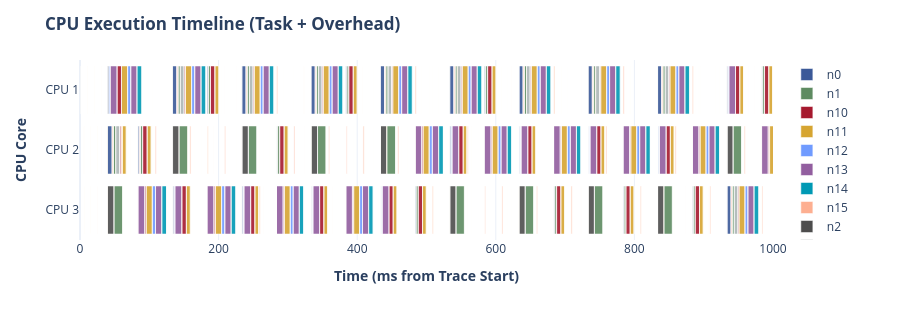
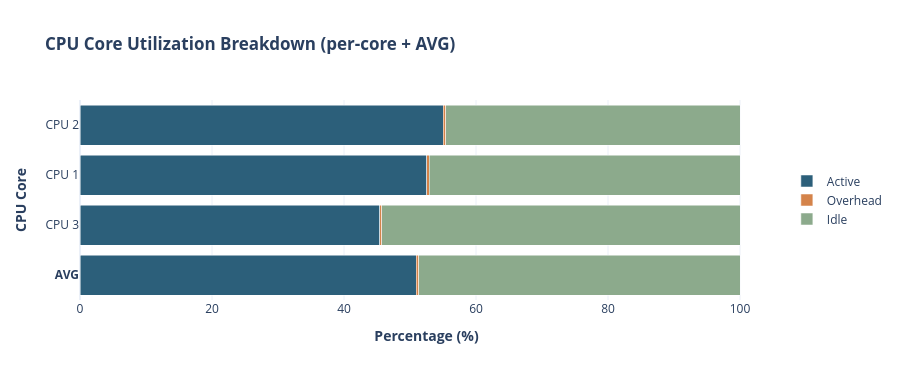

The notebook cell saved with these charts, in order:
### Code cell
# feedback_u30_m1_ms05_s20277872_144953_preempt.csv
# feedback_u30_m1_ms05_s20277872_144953_timeline.csv
# feedback_u30_m2_ms05_s20581484_145009_preempt.csv
# feedback_u30_m2_ms05_s20581484_145009_timeline.csv
# feedback_u30_m3_ms05_s20579977_145025_preempt.csv
# feedback_u30_m3_ms05_s20579977_145025_timeline.csv
# feedback_u50_m1_ms05_s20284954_145041_preempt.csv
# feedback_u50_m1_ms05_s20284954_145041_timeline.csv
# feedback_u50_m2_ms05_s21235484_145057_preempt.csv
# feedback_u50_m2_ms05_s21235484_145057_timeline.csv
# feedback_u70_m1_ms05_s20512128_145114_preempt.csv
# feedback_u70_m1_ms05_s20512128_145114_timeline.csv
# feedback_u90_m1_ms05_s21254923_145130_preempt.csv
# feedback_u90_m1_ms05_s21254923_145130_timeline.csv
# fork_u30_m1_ms05_s20518563_145147_preempt.csv
# fork_u30_m1_ms05_s20518563_145147_timeline.csv
# fork_u30_m2_ms05_s20516860_145202_preempt.csv
# fork_u30_m2_ms05_s20516860_145202_timeline.csv
# fork_u30_m3_ms05_s20820517_145218_preempt.csv
# fork_u30_m3_ms05_s20820517_145218_timeline.csv
# fork_u50_m3_ms05_s20870345_145233_preempt.csv
# fork_u50_m3_ms05_s20870345_145233_timeline.csv
# fork_u70_m1_ms05_s20801687_145249_preempt.csv
# fork_u70_m1_ms05_s20801687_145249_timeline.csv
# fork_u90_m1_ms05_s21058989_145305_preempt.csv
# fork_u90_m1_ms05_s21058989_145305_timeline.csv
# join_u30_m1_ms05_s20931847_145321_preempt.csv
# join_u30_m1_ms05_s20931847_145321_timeline.csv
# join_u30_m2_ms05_s21235524_145337_preempt.csv
# join_u30_m2_ms05_s21235524_145337_timeline.csv
# join_u30_m3_ms05_s30865459_145353_preempt.csv
# join_u30_m3_ms05_s30865459_145353_timeline.csv
# join_u50_m1_ms05_s20454978_145409_preempt.csv
# join_u50_m1_ms05_s20454978_145409_timeline.csv
# join_u50_m2_ms05_s20456264_145425_preempt.csv
# join_u50_m2_ms05_s20456264_145425_timeline.csv
# join_u50_m3_ms07_s31064752_145441_preempt.csv
# join_u50_m3_ms07_s31064752_145441_timeline.csv
# multihop_u30_m2_ms04_s21084021_145457_preempt.csv
# multihop_u30_m2_ms04_s21084021_145457_timeline.csv
# multihop_u30_m2_ms05_s21083838_145513_preempt.csv
# multihop_u30_m2_ms05_s21083838_145513_timeline.csv
# multihop_u30_m2_ms05_s21083869_145530_preempt.csv
# multihop_u30_m2_ms05_s21083869_145530_timeline.csv
# multihop_u50_m2_ms04_s21125652_145546_preempt.csv
# multihop_u50_m2_ms04_s21125652_145546_timeline.csv
# multihop_u90_m1_ms04_s20541899_145602_preempt.csv
# multihop_u90_m1_ms04_s20541899_145602_timeline.csv
# multihop_u90_m1_ms07_s20542115_145618_preempt.csv
# multihop_u90_m1_ms07_s20542115_145618_timeline.csv
# multihop_u90_m2_ms07_s20912328_145635_preempt.csv
# multihop_u90_m2_ms07_s20912328_145635_timeline.csv
fig_gantt_FINS = generate_execution_gantt(
    preempt_csv = "result/join_u50_m3_ms07_s31064752_145441_preempt.csv",
    timeline_csv = "result/join_u50_m3_ms07_s31064752_145441_timeline.csv",
    zoom_window_ms=[0, 1000])

fig_util_FINS = analyze_cpu_utilization(
    preempt_csv = "result/join_u50_m3_ms07_s31064752_145441_preempt.csv",
    timeline_csv = "result/join_u50_m3_ms07_s31064752_145441_timeline.csv",
    analysis_window_ms=[50, 5000])

fig_gantt_FINS.show()
fig_util_FINS.show()

### Figure 1 — Plotly figure (JSON) as saved in the notebook; plotly's stock layout.template omitted (floating-point values rounded to 4 significant figures; data arrays with more than 128 entries replaced by an {"elided": "..."} marker saying what was removed)
{"data": [{"base": [133.5, 233.6, 333.4, 433.5, 533.5, 633.4, 733.3, 833.4, 1034.0, 1134.0, 1333.0, 1433.0, 1534.0, 1633.0, 1733.0, 1833.0, 1933.0, 2033.0, 2133.0, 2333.0, 2633.0, 2833.0, 2933.0, 3033.0, 3133.0, 3233.0, 3433.0, 3533.0, 3633.0, 3833.0, 3933.0, 4133.0, 4333.0, 4433.0, 4533.0, 4733.0, 4833.0, 4933.0, 5033.0, 5133.0, 5234.0, 5334.0, 5433.0, 5533.0, 5633.0, 5733.0, 5833.0, 6033.0, 6133.0, 6233.0, 6333.0, 6533.0, 6633.0, 6733.0, 6934.0, 7033.0, 7133.0, 7233.0, 7333.0, 7433.0, 7533.0, 7633.0, 7733.0, 7933.0, 8034.0, 8133.0, 8233.0, 8433.0, 8533.0, 8633.0, 8733.0, 9034.0, 9133.0, 9334.0, 9533.0, 9634.0, 9733.0, 9934.0, 39.36, 2533.0, 2733.0, 4033.0, 5933.0, 6834.0, 7834.0, 8333.0, 9233.0, 9433.0, 9833.0, 933.4, 1233.0, 2233.0, 2433.0, 3333.0, 3733.0, 4233.0, 4633.0, 6433.0, 8834.0, 8934.0], "customdata": {"elided": "100x5 mixed values"}, "hovertemplate": "algo: %{customdata[0]}<br>tid: %{customdata[4]}<br>start: %{customdata[1]:.3f} ms<br>dura: %{customdata[2]:.3f} ms<br>end: %{customdata[3]:.3f} ms<extra></extra>", "legendgroup": "n0", "marker": {"color": "#3B5998", "opacity": 0.9, "pattern": {"shape": ""}}, "name": "n0", "orientation": "h", "showlegend": true, "textposition": "auto", "x": [6.221, 5.973, 5.964, 5.959, 5.97, 5.971, 5.976, 5.967, 5.968, 5.973, 5.971, 5.972, 5.97, 5.966, 5.98, 5.977, 5.973, 5.971, 5.99, 5.981, 5.974, 5.98, 5.976, 5.978, 5.974, 5.973, 5.978, 5.972, 5.982, 5.977, 5.972, 5.971, 5.972, 5.989, 5.98, 5.971, 5.97, 5.973, 5.971, 5.969, 5.968, 5.975, 5.969, 5.972, 5.969, 5.969, 5.973, 5.971, 5.968, 5.967, 5.978, 5.968, 5.976, 5.971, 5.981, 5.978, 5.98, 5.979, 5.973, 5.971, 5.966, 5.969, 5.975, 5.972, 5.971, 5.97, 5.972, 5.968, 5.987, 5.972, 5.97, 5.971, 5.97, 5.976, 5.971, 5.967, 5.972, 5.977, 6.967, 5.989, 5.975, 5.988, 5.972, 6.323, 5.972, 5.973, 6.285, 5.975, 5.978, 5.976, 5.986, 5.977, 5.979, 5.974, 5.975, 6.001, 5.987, 5.977, 5.975, 5.961], "xaxis": "x", "y": ["CPU 1", "CPU 1", "CPU 1", "CPU 1", "CPU 1", "CPU 1", "CPU 1", "CPU 1", "CPU 1", "CPU 1", "CPU 1", "CPU 1", "CPU 1", "CPU 1", "CPU 1", "CPU 1", "CPU 1", "CPU 1", "CPU 1", "CPU 1", "CPU 1", "CPU 1", "CPU 1", "CPU 1", "CPU 1", "CPU 1", "CPU 1", "CPU 1", "CPU 1", "CPU 1", "CPU 1", "CPU 1", "CPU 1", "CPU 1", "CPU 1", "CPU 1", "CPU 1", "CPU 1", "CPU 1", "CPU 1", "CPU 1", "CPU 1", "CPU 1", "CPU 1", "CPU 1", "CPU 1", "CPU 1", "CPU 1", "CPU 1", "CPU 1", "CPU 1", "CPU 1", "CPU 1", "CPU 1", "CPU 1", "CPU 1", "CPU 1", "CPU 1", "CPU 1", "CPU 1", "CPU 1", "CPU 1", "CPU 1", "CPU 1", "CPU 1", "CPU 1", "CPU 1", "CPU 1", "CPU 1", "CPU 1", "CPU 1", "CPU 1", "CPU 1", "CPU 1", "CPU 1", "CPU 1", "CPU 1", "CPU 1", "CPU 2", "CPU 2", "CPU 2", "CPU 2", "CPU 2", "CPU 2", "CPU 2", "CPU 2", "CPU 2", "CPU 2", "CPU 2", "CPU 3", "CPU 3", "CPU 3", "CPU 3", "CPU 3", "CPU 3", "CPU 3", "CPU 3", "CPU 3", "CPU 3", "CPU 3"], "yaxis": "y", "type": "bar"}, {"base": [2442.0, 4042.0, 142.9, 242.9, 342.8, 442.8, 942.4, 1043.0, 1242.0, 1343.0, 1443.0, 2042.0, 2242.0, 2342.0, 2642.0, 3042.0, 3342.0, 3742.0, 4242.0, 4342.0, 4642.0, 5142.0, 5343.0, 5642.0, 5743.0, 5843.0, 6442.0, 6642.0, 6742.0, 7042.0, 7142.0, 7243.0, 7643.0, 8142.0, 8443.0, 8543.0, 8643.0, 8743.0, 8843.0, 8942.0, 9142.0, 9343.0, 9643.0, 9743.0, 9943.0, 48.96, 542.5, 642.4, 742.3, 842.6, 1143.0, 1543.0, 1642.0, 1743.0, 1843.0, 1942.0, 2142.0, 2542.0, 2742.0, 2842.0, 2942.0, 3142.0, 3242.0, 3442.0, 3543.0, 3642.0, 3842.0, 3943.0, 4142.0, 4442.0, 4542.0, 4742.0, 4843.0, 4942.0, 5042.0, 5243.0, 5442.0, 5542.0, 5942.0, 6042.0, 6142.0, 6242.0, 6342.0, 6543.0, 6843.0, 6943.0, 7342.0, 7443.0, 7542.0, 7743.0, 7843.0, 7942.0, 8043.0, 8242.0, 8342.0, 9043.0, 9242.0, 9442.0, 9543.0, 9843.0], "customdata": {"elided": "100x5 mixed values"}, "hovertemplate": "algo: %{customdata[0]}<br>tid: %{customdata[4]}<br>start: %{customdata[1]:.3f} ms<br>dura: %{customdata[2]:.3f} ms<br>end: %{customdata[3]:.3f} ms<extra></extra>", "legendgroup": "n1", "marker": {"color": "#5E8B61", "opacity": 0.9, "pattern": {"shape": ""}}, "name": "n1", "orientation": "h", "showlegend": true, "textposition": "auto", "x": [12.19, 12.19, 12.49, 12.18, 12.18, 12.48, 12.18, 12.18, 12.48, 12.18, 12.18, 12.21, 12.18, 12.18, 12.18, 12.18, 12.18, 12.18, 12.18, 12.18, 12.19, 12.18, 12.18, 12.18, 12.18, 12.48, 12.18, 12.18, 12.18, 12.2, 12.2, 12.2, 12.18, 12.18, 12.18, 12.48, 12.18, 12.18, 12.18, 12.19, 12.18, 12.18, 12.18, 12.18, 12.18, 12.49, 12.18, 12.18, 12.18, 12.18, 12.19, 12.18, 12.18, 12.18, 12.18, 12.19, 12.18, 12.22, 12.18, 12.18, 12.19, 12.19, 12.18, 12.18, 12.19, 12.19, 12.18, 12.18, 12.18, 12.18, 12.18, 12.18, 12.18, 12.18, 12.18, 12.18, 12.18, 12.18, 12.18, 12.18, 12.18, 12.18, 12.19, 12.18, 12.2, 12.2, 12.18, 12.18, 12.18, 12.18, 12.18, 12.18, 12.18, 12.18, 12.18, 12.18, 12.18, 12.19, 12.18, 12.18], "xaxis": "x", "y": ["CPU 1", "CPU 1", "CPU 2", "CPU 2", "CPU 2", "CPU 2", "CPU 2", "CPU 2", "CPU 2", "CPU 2", "CPU 2", "CPU 2", "CPU 2", "CPU 2", "CPU 2", "CPU 2", "CPU 2", "CPU 2", "CPU 2", "CPU 2", "CPU 2", "CPU 2", "CPU 2", "CPU 2", "CPU 2", "CPU 2", "CPU 2", "CPU 2", "CPU 2", "CPU 2", "CPU 2", "CPU 2", "CPU 2", "CPU 2", "CPU 2", "CPU 2", "CPU 2", "CPU 2", "CPU 2", "CPU 2", "CPU 2", "CPU 2", "CPU 2", "CPU 2", "CPU 2", "CPU 3", "CPU 3", "CPU 3", "CPU 3", "CPU 3", "CPU 3", "CPU 3", "CPU 3", "CPU 3", "CPU 3", "CPU 3", "CPU 3", "CPU 3", "CPU 3", "CPU 3", "CPU 3", "CPU 3", "CPU 3", "CPU 3", "CPU 3", "CPU 3", "CPU 3", "CPU 3", "CPU 3", "CPU 3", "CPU 3", "CPU 3", "CPU 3", "CPU 3", "CPU 3", "CPU 3", "CPU 3", "CPU 3", "CPU 3", "CPU 3", "CPU 3", "CPU 3", "CPU 3", "CPU 3", "CPU 3", "CPU 3", "CPU 3", "CPU 3", "CPU 3", "CPU 3", "CPU 3", "CPU 3", "CPU 3", "CPU 3", "CPU 3", "CPU 3", "CPU 3", "CPU 3", "CPU 3", "CPU 3"], "yaxis": "y", "type": "bar"}, {"base": {"elided": "200 float values"}, "customdata": {"elided": "200x5 mixed values"}, "hovertemplate": "algo: %{customdata[0]}<br>tid: %{customdata[4]}<br>start: %{customdata[1]:.3f} ms<br>dura: %{customdata[2]:.3f} ms<br>end: %{customdata[3]:.3f} ms<extra></extra>", "legendgroup": "n10", "marker": {"color": "#A6192E", "opacity": 0.9, "pattern": {"shape": ""}}, "name": "n10", "orientation": "h", "showlegend": true, "textposition": "auto", "x": {"elided": "200 float values"}, "xaxis": "x", "y": {"elided": "200 str values"}, "yaxis": "y", "type": "bar"}, {"base": {"elided": "200 float values"}, "customdata": {"elided": "200x5 mixed values"}, "hovertemplate": "algo: %{customdata[0]}<br>tid: %{customdata[4]}<br>start: %{customdata[1]:.3f} ms<br>dura: %{customdata[2]:.3f} ms<br>end: %{customdata[3]:.3f} ms<extra></extra>", "legendgroup": "n11", "marker": {"color": "#D6A531", "opacity": 0.9, "pattern": {"shape": ""}}, "name": "n11", "orientation": "h", "showlegend": true, "textposition": "auto", "x": {"elided": "200 float values"}, "xaxis": "x", "y": {"elided": "200 str values"}, "yaxis": "y", "type": "bar"}, {"base": {"elided": "200 float values"}, "customdata": {"elided": "200x5 mixed values"}, "hovertemplate": "algo: %{customdata[0]}<br>tid: %{customdata[4]}<br>start: %{customdata[1]:.3f} ms<br>dura: %{customdata[2]:.3f} ms<br>end: %{customdata[3]:.3f} ms<extra></extra>", "legendgroup": "n12", "marker": {"color": "#709BFF", "opacity": 0.9, "pattern": {"shape": ""}}, "name": "n12", "orientation": "h", "showlegend": true, "textposition": "auto", "x": {"elided": "200 float values"}, "xaxis": "x", "y": {"elided": "200 str values"}, "yaxis": "y", "type": "bar"}, {"base": {"elided": "201 float values"}, "customdata": {"elided": "201x5 mixed values"}, "hovertemplate": "algo: %{customdata[0]}<br>tid: %{customdata[4]}<br>start: %{customdata[1]:.3f} ms<br>dura: %{customdata[2]:.3f} ms<br>end: %{customdata[3]:.3f} ms<extra></extra>", "legendgroup": "n13", "marker": {"color": "#925E9F", "opacity": 0.9, "pattern": {"shape": ""}}, "name": "n13", "orientation": "h", "showlegend": true, "textposition": "auto", "x": {"elided": "201 float values"}, "xaxis": "x", "y": {"elided": "201 str values"}, "yaxis": "y", "type": "bar"}, {"base": {"elided": "202 float values"}, "customdata": {"elided": "202x5 mixed values"}, "hovertemplate": "algo: %{customdata[0]}<br>tid: %{customdata[4]}<br>start: %{customdata[1]:.3f} ms<br>dura: %{customdata[2]:.3f} ms<br>end: %{customdata[3]:.3f} ms<extra></extra>", "legendgroup": "n14", "marker": {"color": "#0099B4", "opacity": 0.9, "pattern": {"shape": ""}}, "name": "n14", "orientation": "h", "showlegend": true, "textposition": "auto", "x": {"elided": "202 float values"}, "xaxis": "x", "y": {"elided": "202 str values"}, "yaxis": "y", "type": "bar"}, {"base": {"elided": "400 float values"}, "customdata": {"elided": "400x5 mixed values"}, "hovertemplate": "algo: %{customdata[0]}<br>tid: %{customdata[4]}<br>start: %{customdata[1]:.3f} ms<br>dura: %{customdata[2]:.3f} ms<br>end: %{customdata[3]:.3f} ms<extra></extra>", "legendgroup": "n15", "marker": {"color": "#FDAF91", "opacity": 0.9, "pattern": {"shape": ""}}, "name": "n15", "orientation": "h", "showlegend": true, "textposition": "auto", "x": {"elided": "400 float values"}, "xaxis": "x", "y": {"elided": "400 str values"}, "yaxis": "y", "type": "bar"}, {"base": [2434.0, 4033.0, 133.5, 233.6, 333.5, 433.5, 933.4, 1034.0, 1233.0, 1334.0, 1434.0, 2033.0, 2233.0, 2333.0, 2633.0, 3033.0, 3333.0, 3733.0, 4233.0, 4333.0, 4633.0, 5133.0, 5334.0, 5633.0, 5734.0, 5833.0, 6433.0, 6633.0, 6733.0, 7034.0, 7134.0, 7233.0, 7634.0, 8133.0, 8434.0, 8533.0, 8634.0, 8733.0, 8834.0, 8934.0, 9133.0, 9334.0, 9634.0, 9734.0, 9934.0, 39.38, 533.6, 633.5, 733.3, 833.5, 1134.0, 1534.0, 1633.0, 1733.0, 1834.0, 1933.0, 2133.0, 2533.0, 2733.0, 2833.0, 2933.0, 3133.0, 3233.0, 3433.0, 3534.0, 3633.0, 3833.0, 3933.0, 4134.0, 4433.0, 4533.0, 4733.0, 4834.0, 4934.0, 5033.0, 5234.0, 5433.0, 5534.0, 5934.0, 6033.0, 6134.0, 6233.0, 6333.0, 6533.0, 6834.0, 6934.0, 7333.0, 7434.0, 7533.0, 7733.0, 7834.0, 7933.0, 8034.0, 8233.0, 8333.0, 9034.0, 9233.0, 9434.0, 9533.0, 9833.0], "customdata": {"elided": "100x5 mixed values"}, "hovertemplate": "algo: %{customdata[0]}<br>tid: %{customdata[4]}<br>start: %{customdata[1]:.3f} ms<br>dura: %{customdata[2]:.3f} ms<br>end: %{customdata[3]:.3f} ms<extra></extra>", "legendgroup": "n2", "marker": {"color": "#4D4D4D", "opacity": 0.9, "pattern": {"shape": ""}}, "name": "n2", "orientation": "h", "showlegend": true, "textposition": "auto", "x": [8.933, 8.943, 9.247, 9.307, 9.262, 8.937, 8.94, 9.251, 8.942, 8.936, 9.269, 8.937, 8.937, 8.94, 8.937, 8.951, 8.938, 8.934, 8.965, 8.937, 8.949, 8.938, 8.935, 8.935, 9.249, 8.935, 8.931, 8.94, 8.938, 8.948, 8.95, 9.255, 8.939, 8.936, 8.923, 8.938, 9.282, 8.937, 9.243, 8.936, 8.937, 8.932, 8.939, 9.28, 8.922, 9.535, 8.934, 8.938, 8.938, 8.944, 8.94, 8.935, 8.935, 9.268, 8.94, 8.94, 8.941, 8.937, 8.964, 8.936, 8.938, 8.937, 8.937, 8.938, 8.941, 8.968, 8.939, 8.939, 8.94, 8.944, 8.936, 8.939, 8.942, 8.936, 8.943, 8.938, 8.936, 8.937, 8.931, 8.939, 8.937, 8.94, 8.937, 8.928, 8.948, 8.951, 8.937, 8.937, 8.939, 8.939, 8.935, 8.937, 8.931, 8.94, 8.933, 8.926, 8.936, 8.932, 9.217, 8.937], "xaxis": "x", "y": ["CPU 1", "CPU 1", "CPU 2", "CPU 2", "CPU 2", "CPU 2", "CPU 2", "CPU 2", "CPU 2", "CPU 2", "CPU 2", "CPU 2", "CPU 2", "CPU 2", "CPU 2", "CPU 2", "CPU 2", "CPU 2", "CPU 2", "CPU 2", "CPU 2", "CPU 2", "CPU 2", "CPU 2", "CPU 2", "CPU 2", "CPU 2", "CPU 2", "CPU 2", "CPU 2", "CPU 2", "CPU 2", "CPU 2", "CPU 2", "CPU 2", "CPU 2", "CPU 2", "CPU 2", "CPU 2", "CPU 2", "CPU 2", "CPU 2", "CPU 2", "CPU 2", "CPU 2", "CPU 3", "CPU 3", "CPU 3", "CPU 3", "CPU 3", "CPU 3", "CPU 3", "CPU 3", "CPU 3", "CPU 3", "CPU 3", "CPU 3", "CPU 3", "CPU 3", "CPU 3", "CPU 3", "CPU 3", "CPU 3", "CPU 3", "CPU 3", "CPU 3", "CPU 3", "CPU 3", "CPU 3", "CPU 3", "CPU 3", "CPU 3", "CPU 3", "CPU 3", "CPU 3", "CPU 3", "CPU 3", "CPU 3", "CPU 3", "CPU 3", "CPU 3", "CPU 3", "CPU 3", "CPU 3", "CPU 3", "CPU 3", "CPU 3", "CPU 3", "CPU 3", "CPU 3", "CPU 3", "CPU 3", "CPU 3", "CPU 3", "CPU 3", "CPU 3", "CPU 3", "CPU 3", "CPU 3", "CPU 3"], "yaxis": "y", "type": "bar"}, {"base": [144.6, 244.4, 344.0, 444.3, 544.4, 644.3, 744.1, 844.3, 1044.0, 1144.0, 1344.0, 1444.0, 1544.0, 1644.0, 1744.0, 1844.0, 1944.0, 2044.0, 2144.0, 2344.0, 2644.0, 2844.0, 2944.0, 3044.0, 3144.0, 3244.0, 3444.0, 3544.0, 3644.0, 3844.0, 3944.0, 4144.0, 4344.0, 4444.0, 4544.0, 4744.0, 4844.0, 4944.0, 5044.0, 5144.0, 5244.0, 5344.0, 5444.0, 5544.0, 5644.0, 5744.0, 5844.0, 6044.0, 6144.0, 6244.0, 6344.0, 6544.0, 6644.0, 6744.0, 6944.0, 7044.0, 7144.0, 7244.0, 7344.0, 7444.0, 7544.0, 7644.0, 7744.0, 7944.0, 8044.0, 8144.0, 8244.0, 8444.0, 8544.0, 8644.0, 8744.0, 9044.0, 9144.0, 9344.0, 9544.0, 9644.0, 9744.0, 9944.0, 51.49, 2544.0, 2744.0, 4044.0, 5944.0, 6845.0, 7844.0, 8344.0, 9244.0, 9444.0, 9844.0, 944.0, 1244.0, 2244.0, 2444.0, 3344.0, 3744.0, 4244.0, 4644.0, 6444.0, 8844.0, 8944.0], "customdata": {"elided": "100x5 mixed values"}, "hovertemplate": "algo: %{customdata[0]}<br>tid: %{customdata[4]}<br>start: %{customdata[1]:.3f} ms<br>dura: %{customdata[2]:.3f} ms<br>end: %{customdata[3]:.3f} ms<extra></extra>", "legendgroup": "n3", "marker": {"color": "#ADB6B6", "opacity": 0.9, "pattern": {"shape": ""}}, "name": "n3", "orientation": "h", "showlegend": true, "textposition": "auto", "x": [5.447, 5.22, 5.211, 5.213, 5.43, 5.212, 5.441, 5.214, 5.213, 5.21, 5.217, 5.213, 5.214, 5.21, 5.209, 5.215, 5.215, 5.214, 5.229, 5.211, 5.209, 5.217, 5.212, 5.219, 5.212, 5.21, 5.216, 5.244, 5.217, 5.214, 5.214, 5.21, 5.214, 5.219, 5.215, 5.214, 5.221, 5.216, 5.209, 5.21, 5.215, 5.213, 5.205, 5.22, 5.213, 5.219, 5.21, 5.212, 5.212, 5.236, 5.212, 5.234, 5.215, 5.217, 5.225, 5.225, 5.219, 5.22, 5.208, 5.217, 5.228, 5.208, 5.209, 5.214, 5.212, 5.213, 5.214, 5.215, 5.213, 5.209, 5.212, 5.485, 5.216, 5.21, 5.211, 5.211, 5.211, 5.212, 5.557, 5.218, 5.216, 5.228, 5.57, 5.556, 5.218, 5.22, 5.553, 5.245, 5.507, 5.219, 5.222, 5.244, 5.221, 5.22, 5.534, 5.221, 5.253, 5.219, 5.217, 5.245], "xaxis": "x", "y": ["CPU 1", "CPU 1", "CPU 1", "CPU 1", "CPU 1", "CPU 1", "CPU 1", "CPU 1", "CPU 1", "CPU 1", "CPU 1", "CPU 1", "CPU 1", "CPU 1", "CPU 1", "CPU 1", "CPU 1", "CPU 1", "CPU 1", "CPU 1", "CPU 1", "CPU 1", "CPU 1", "CPU 1", "CPU 1", "CPU 1", "CPU 1", "CPU 1", "CPU 1", "CPU 1", "CPU 1", "CPU 1", "CPU 1", "CPU 1", "CPU 1", "CPU 1", "CPU 1", "CPU 1", "CPU 1", "CPU 1", "CPU 1", "CPU 1", "CPU 1", "CPU 1", "CPU 1", "CPU 1", "CPU 1", "CPU 1", "CPU 1", "CPU 1", "CPU 1", "CPU 1", "CPU 1", "CPU 1", "CPU 1", "CPU 1", "CPU 1", "CPU 1", "CPU 1", "CPU 1", "CPU 1", "CPU 1", "CPU 1", "CPU 1", "CPU 1", "CPU 1", "CPU 1", "CPU 1", "CPU 1", "CPU 1", "CPU 1", "CPU 1", "CPU 1", "CPU 1", "CPU 1", "CPU 1", "CPU 1", "CPU 1", "CPU 2", "CPU 2", "CPU 2", "CPU 2", "CPU 2", "CPU 2", "CPU 2", "CPU 2", "CPU 2", "CPU 2", "CPU 2", "CPU 3", "CPU 3", "CPU 3", "CPU 3", "CPU 3", "CPU 3", "CPU 3", "CPU 3", "CPU 3", "CPU 3", "CPU 3"], "yaxis": "y", "type": "bar"}, {"base": {"elided": "200 float values"}, "customdata": {"elided": "200x5 mixed values"}, "hovertemplate": "algo: %{customdata[0]}<br>tid: %{customdata[4]}<br>start: %{customdata[1]:.3f} ms<br>dura: %{customdata[2]:.3f} ms<br>end: %{customdata[3]:.3f} ms<extra></extra>", "legendgroup": "n4", "marker": {"color": "#3B5998", "opacity": 0.9, "pattern": {"shape": ""}}, "name": "n4", "orientation": "h", "showlegend": true, "textposition": "auto", "x": {"elided": "200 float values"}, "xaxis": "x", "y": {"elided": "200 str values"}, "yaxis": "y", "type": "bar"}, {"base": {"elided": "200 float values"}, "customdata": {"elided": "200x5 mixed values"}, "hovertemplate": "algo: %{customdata[0]}<br>tid: %{customdata[4]}<br>start: %{customdata[1]:.3f} ms<br>dura: %{customdata[2]:.3f} ms<br>end: %{customdata[3]:.3f} ms<extra></extra>", "legendgroup": "n5", "marker": {"color": "#5E8B61", "opacity": 0.9, "pattern": {"shape": ""}}, "name": "n5", "orientation": "h", "showlegend": true, "textposition": "auto", "x": {"elided": "200 float values"}, "xaxis": "x", "y": {"elided": "200 str values"}, "yaxis": "y", "type": "bar"}, {"base": {"elided": "200 float values"}, "customdata": {"elided": "200x5 mixed values"}, "hovertemplate": "algo: %{customdata[0]}<br>tid: %{customdata[4]}<br>start: %{customdata[1]:.3f} ms<br>dura: %{customdata[2]:.3f} ms<br>end: %{customdata[3]:.3f} ms<extra></extra>", "legendgroup": "n6", "marker": {"color": "#A6192E", "opacity": 0.9, "pattern": {"shape": ""}}, "name": "n6", "orientation": "h", "showlegend": true, "textposition": "auto", "x": {"elided": "200 float values"}, "xaxis": "x", "y": {"elided": "200 str values"}, "yaxis": "y", "type": "bar"}, {"base": {"elided": "200 float values"}, "customdata": {"elided": "200x5 mixed values"}, "hovertemplate": "algo: %{customdata[0]}<br>tid: %{customdata[4]}<br>start: %{customdata[1]:.3f} ms<br>dura: %{customdata[2]:.3f} ms<br>end: %{customdata[3]:.3f} ms<extra></extra>", "legendgroup": "n7", "marker": {"color": "#D6A531", "opacity": 0.9, "pattern": {"shape": ""}}, "name": "n7", "orientation": "h", "showlegend": true, "textposition": "auto", "x": {"elided": "200 float values"}, "xaxis": "x", "y": {"elided": "200 str values"}, "yaxis": "y", "type": "bar"}, {"base": [41.81, 935.1, 1235.0, 2235.0, 2535.0, 2735.0, 3335.0, 3735.0, 4235.0, 4635.0, 5935.0, 6435.0, 6835.0, 7835.0, 8335.0, 8835.0, 8935.0, 9235.0, 9435.0, 9835.0, 535.5, 635.5, 734.9, 835.1, 1135.0, 1535.0, 1635.0, 1735.0, 1836.0, 1935.0, 2135.0, 2435.0, 2835.0, 2935.0, 3135.0, 3235.0, 3435.0, 3535.0, 3635.0, 3835.0, 3935.0, 4135.0, 4435.0, 4535.0, 4735.0, 4836.0, 4935.0, 5035.0, 5236.0, 5435.0, 5535.0, 6035.0, 6135.0, 6235.0, 6335.0, 6535.0, 6935.0, 7335.0, 7435.0, 7535.0, 7735.0, 7935.0, 8036.0, 8235.0, 9035.0, 9535.0, 135.5, 235.6, 335.1, 435.1, 1035.0, 1335.0, 1435.0, 2035.0, 2335.0, 2635.0, 3035.0, 4035.0, 4335.0, 5135.0, 5335.0, 5635.0, 5735.0, 5835.0, 6635.0, 6735.0, 7035.0, 7135.0, 7235.0, 7635.0, 8135.0, 8435.0, 8535.0, 8635.0, 8735.0, 9136.0, 9335.0, 9635.0, 9735.0, 9935.0], "customdata": {"elided": "100x5 mixed values"}, "hovertemplate": "algo: %{customdata[0]}<br>tid: %{customdata[4]}<br>start: %{customdata[1]:.3f} ms<br>dura: %{customdata[2]:.3f} ms<br>end: %{customdata[3]:.3f} ms<extra></extra>", "legendgroup": "n8", "marker": {"color": "#709BFF", "opacity": 0.9, "pattern": {"shape": ""}}, "name": "n8", "orientation": "h", "showlegend": true, "textposition": "auto", "x": [1.787, 1.304, 1.363, 1.084, 1.091, 1.084, 1.439, 1.389, 1.297, 1.102, 1.087, 1.07, 1.088, 1.074, 1.077, 1.106, 1.097, 1.071, 1.069, 1.306, 1.406, 1.086, 1.086, 1.085, 1.397, 1.112, 1.084, 1.087, 1.09, 1.087, 1.087, 1.087, 1.424, 1.086, 1.087, 1.086, 1.087, 1.09, 1.152, 1.368, 1.088, 1.086, 1.365, 1.088, 1.383, 1.094, 1.087, 1.085, 1.397, 1.383, 1.085, 1.394, 1.076, 1.086, 1.084, 1.084, 1.476, 1.418, 1.111, 1.085, 1.086, 1.389, 1.079, 1.084, 1.085, 1.084, 1.371, 1.089, 1.085, 1.086, 1.089, 1.443, 1.112, 1.115, 1.092, 1.11, 1.089, 1.094, 1.087, 1.345, 1.086, 1.083, 1.087, 1.085, 1.084, 1.089, 1.098, 1.1, 1.096, 1.088, 1.082, 1.087, 1.084, 1.083, 1.087, 1.088, 1.085, 1.419, 1.085, 1.109], "xaxis": "x", "y": ["CPU 1", "CPU 1", "CPU 1", "CPU 1", "CPU 1", "CPU 1", "CPU 1", "CPU 1", "CPU 1", "CPU 1", "CPU 1", "CPU 1", "CPU 1", "CPU 1", "CPU 1", "CPU 1", "CPU 1", "CPU 1", "CPU 1", "CPU 1", "CPU 2", "CPU 2", "CPU 2", "CPU 2", "CPU 2", "CPU 2", "CPU 2", "CPU 2", "CPU 2", "CPU 2", "CPU 2", "CPU 2", "CPU 2", "CPU 2", "CPU 2", "CPU 2", "CPU 2", "CPU 2", "CPU 2", "CPU 2", "CPU 2", "CPU 2", "CPU 2", "CPU 2", "CPU 2", "CPU 2", "CPU 2", "CPU 2", "CPU 2", "CPU 2", "CPU 2", "CPU 2", "CPU 2", "CPU 2", "CPU 2", "CPU 2", "CPU 2", "CPU 2", "CPU 2", "CPU 2", "CPU 2", "CPU 2", "CPU 2", "CPU 2", "CPU 2", "CPU 2", "CPU 3", "CPU 3", "CPU 3", "CPU 3", "CPU 3", "CPU 3", "CPU 3", "CPU 3", "CPU 3", "CPU 3", "CPU 3", "CPU 3", "CPU 3", "CPU 3", "CPU 3", "CPU 3", "CPU 3", "CPU 3", "CPU 3", "CPU 3", "CPU 3", "CPU 3", "CPU 3", "CPU 3", "CPU 3", "CPU 3", "CPU 3", "CPU 3", "CPU 3", "CPU 3", "CPU 3", "CPU 3", "CPU 3", "CPU 3"], "yaxis": "y", "type": "bar"}, {"base": {"elided": "200 float values"}, "customdata": {"elided": "200x5 mixed values"}, "hovertemplate": "algo: %{customdata[0]}<br>tid: %{customdata[4]}<br>start: %{customdata[1]:.3f} ms<br>dura: %{customdata[2]:.3f} ms<br>end: %{customdata[3]:.3f} ms<extra></extra>", "legendgroup": "n9", "marker": {"color": "#925E9F", "opacity": 0.9, "pattern": {"shape": ""}}, "name": "n9", "orientation": "h", "showlegend": true, "textposition": "auto", "x": {"elided": "200 float values"}, "xaxis": "x", "y": {"elided": "200 str values"}, "yaxis": "y", "type": "bar"}, {"base": {"elided": "7053 float values"}, "customdata": {"elided": "7053x5 mixed values"}, "hovertemplate": "algo: %{customdata[0]}<br>tid: %{customdata[4]}<br>start: %{customdata[1]:.3f} ms<br>dura: %{customdata[2]:.3f} ms<br>end: %{customdata[3]:.3f} ms<extra></extra>", "legendgroup": "Overhead", "marker": {"color": "#FFB347", "opacity": 0.9, "pattern": {"shape": ""}}, "name": "Overhead", "orientation": "h", "showlegend": true, "textposition": "auto", "x": {"elided": "7053 float values"}, "xaxis": "x", "y": {"elided": "7053 str values"}, "yaxis": "y", "type": "bar"}], "layout": {"xaxis": {"anchor": "y", "domain": [0.0, 1.0], "title": {"text": "<b>Time (ms from Trace Start)</b>"}, "range": [0, 1000]}, "yaxis": {"anchor": "x", "domain": [0.0, 1.0], "title": {"text": "<b>CPU Core</b>"}, "categoryorder": "array", "categoryarray": ["CPU 3", "CPU 2", "CPU 1"]}, "legend": {"title": {}, "tracegroupgap": 0, "orientation": "v", "yanchor": "middle", "y": 0.5, "xanchor": "left", "x": 1.02}, "margin": {"t": 60}, "barmode": "overlay", "plot_bgcolor": "white", "paper_bgcolor": "white", "height": 320, "title": {"text": "<b>CPU Execution Timeline (Task + Overhead)</b>"}}}

### Figure 2 — Plotly figure (JSON) as saved in the notebook; plotly's stock layout.template omitted (floating-point values rounded to 4 significant figures)
{"data": [{"customdata": [["Active", 2599.0, 4950.0], ["Active", 2725.0, 4950.0], ["Active", 2246.0, 4950.0], ["Active", 7571.0, 14850.0]], "hovertemplate": "%{y} / %{customdata[0]}<br>share: %{x:.2f}%<br>time : %{customdata[1]:.1f} ms<br>total: %{customdata[2]:.1f} ms<extra></extra>", "legendgroup": "Active", "marker": {"color": "#2C5F7A", "pattern": {"shape": ""}}, "name": "Active", "orientation": "h", "showlegend": true, "textposition": "auto", "x": [52.51, 55.06, 45.38, 50.98], "xaxis": "x", "y": ["CPU 1", "CPU 2", "CPU 3", "AVG"], "yaxis": "y", "type": "bar"}, {"customdata": [["Overhead", 20.81, 4950.0], ["Overhead", 17.39, 4950.0], ["Overhead", 16.15, 4950.0], ["Overhead", 54.34, 14850.0]], "hovertemplate": "%{y} / %{customdata[0]}<br>share: %{x:.2f}%<br>time : %{customdata[1]:.1f} ms<br>total: %{customdata[2]:.1f} ms<extra></extra>", "legendgroup": "Overhead", "marker": {"color": "#D4834A", "pattern": {"shape": ""}}, "name": "Overhead", "orientation": "h", "showlegend": true, "textposition": "auto", "x": [0.4204, 0.3513, 0.3262, 0.366], "xaxis": "x", "y": ["CPU 1", "CPU 2", "CPU 3", "AVG"], "yaxis": "y", "type": "bar"}, {"customdata": [["Idle", 2330.0, 4950.0], ["Idle", 2207.0, 4950.0], ["Idle", 2688.0, 4950.0], ["Idle", 7225.0, 14850.0]], "hovertemplate": "%{y} / %{customdata[0]}<br>share: %{x:.2f}%<br>time : %{customdata[1]:.1f} ms<br>total: %{customdata[2]:.1f} ms<extra></extra>", "legendgroup": "Idle", "marker": {"color": "#8CAA8C", "pattern": {"shape": ""}}, "name": "Idle", "orientation": "h", "showlegend": true, "textposition": "auto", "x": [47.07, 44.59, 54.3, 48.65], "xaxis": "x", "y": ["CPU 1", "CPU 2", "CPU 3", "AVG"], "yaxis": "y", "type": "bar"}], "layout": {"xaxis": {"anchor": "y", "domain": [0.0, 1.0], "title": {"text": "<b>Percentage (%)</b>"}, "range": [0, 105]}, "yaxis": {"anchor": "x", "domain": [0.0, 1.0], "title": {"text": "<b>CPU Core</b>"}, "categoryorder": "array", "categoryarray": ["AVG", "CPU 3", "CPU 1", "CPU 2"], "tickmode": "array", "tickvals": ["CPU 2", "CPU 1", "CPU 3", "AVG"], "ticktext": ["CPU 2", "CPU 1", "CPU 3", "<b>AVG</b>"]}, "legend": {"title": {}, "tracegroupgap": 0, "orientation": "v", "yanchor": "middle", "y": 0.5, "xanchor": "left", "x": 1.02}, "title": {"text": "<b>CPU Core Utilization Breakdown (per-core + AVG)</b>"}, "barmode": "stack", "plot_bgcolor": "white", "paper_bgcolor": "white", "height": 380}}
